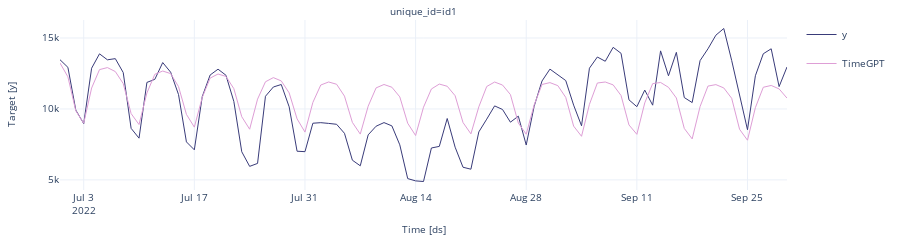

This figure's notebook cell:
### Code cell
nixtla_client.plot(test, fcst, engine='plotly')

### Figure 1 — Plotly figure (JSON) as saved in the notebook; plotly's stock layout.template omitted (floating-point values rounded to 4 significant figures; data arrays with more than 128 entries replaced by an {"elided": "..."} marker saying what was removed)
{"data": [{"legendgroup": "y", "line": {"color": "#393b79", "width": 1}, "mode": "lines", "name": "y", "showlegend": true, "type": "scatter", "x": {"elided": "186 str values"}, "xaxis": "x", "y": {"elided": "186 int values"}, "yaxis": "y"}, {"legendgroup": "TimeGPT", "line": {"color": "#de9ed6", "width": 1}, "mode": "lines", "name": "TimeGPT", "showlegend": true, "type": "scatter", "x": {"elided": "186 str values"}, "xaxis": "x", "y": {"elided": "186 float values"}, "yaxis": "y"}], "layout": {"annotations": [{"font": {"size": 10}, "showarrow": false, "text": "unique_id=id1", "x": 0.5, "xanchor": "center", "xref": "paper", "y": 1, "yanchor": "bottom", "yref": "paper"}, {"font": {"size": 10}, "showarrow": false, "text": "Time [ds]", "x": 0.5, "xanchor": "center", "xref": "paper", "y": 0, "yanchor": "top", "yref": "paper", "yshift": -30}, {"font": {"size": 10}, "showarrow": false, "text": "Target [y]", "textangle": -90, "x": 0, "xanchor": "right", "xref": "paper", "xshift": -40, "y": 0.5, "yanchor": "middle", "yref": "paper"}], "autosize": true, "font": {"size": 10}, "height": 200, "margin": {"b": 50, "l": 60, "r": 10, "t": 20}, "xaxis": {"anchor": "y", "domain": [0, 1], "showticklabels": true, "visible": true}, "yaxis": {"anchor": "x", "domain": [0, 1]}}}
